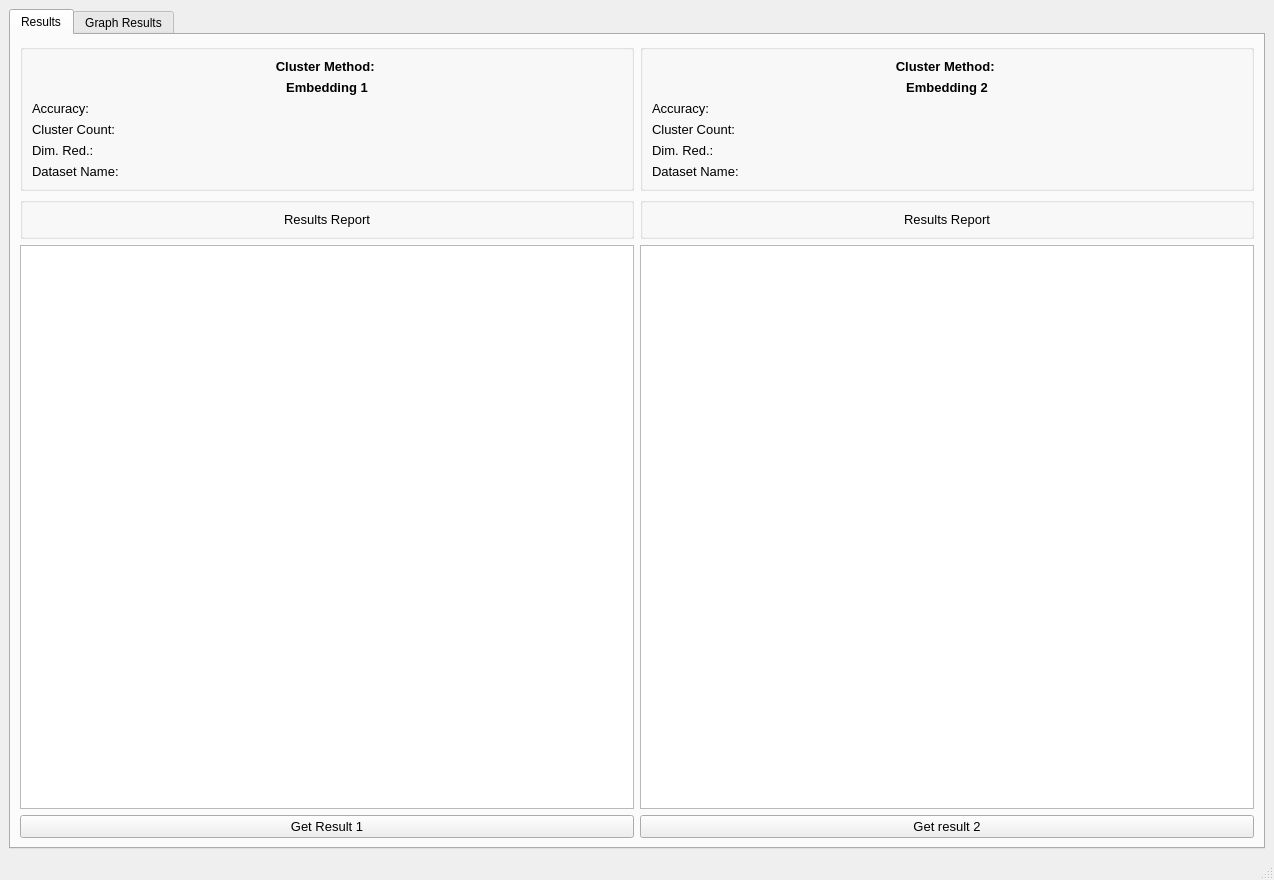
<?xml version="1.0" encoding="UTF-8"?>
<ui version="4.0">
 <class>MainWindow</class>
 <widget class="QMainWindow" name="MainWindow">
  <property name="geometry">
   <rect>
    <x>0</x>
    <y>0</y>
    <width>1274</width>
    <height>880</height>
   </rect>
  </property>
  <property name="windowTitle">
   <string>MainWindow</string>
  </property>
  <widget class="QWidget" name="centralwidget">
   <layout class="QGridLayout" name="gridLayout">
    <item row="0" column="1">
     <widget class="QTabWidget" name="tabWidget">
      <property name="currentIndex">
       <number>0</number>
      </property>
      <widget class="QWidget" name="tab">
       <attribute name="title">
        <string>Results</string>
       </attribute>
       <layout class="QGridLayout" name="gridLayout_9">
        <item row="3" column="1">
         <layout class="QVBoxLayout" name="verticalLayout">
          <item>
           <widget class="QTableWidget" name="tableWidget_2">
            <property name="sizePolicy">
             <sizepolicy hsizetype="Expanding" vsizetype="Expanding">
              <horstretch>0</horstretch>
              <verstretch>0</verstretch>
             </sizepolicy>
            </property>
           </widget>
          </item>
         </layout>
        </item>
        <item row="1" column="0">
         <widget class="QGroupBox" name="groupBox_3">
          <property name="sizePolicy">
           <sizepolicy hsizetype="Preferred" vsizetype="Minimum">
            <horstretch>0</horstretch>
            <verstretch>0</verstretch>
           </sizepolicy>
          </property>
          <property name="title">
           <string/>
          </property>
          <layout class="QGridLayout" name="gridLayout_5">
           <item row="0" column="0">
            <layout class="QVBoxLayout" name="verticalLayout_4">
             <item>
              <widget class="QLabel" name="label_res_report1">
               <property name="sizePolicy">
                <sizepolicy hsizetype="Expanding" vsizetype="Minimum">
                 <horstretch>0</horstretch>
                 <verstretch>0</verstretch>
                </sizepolicy>
               </property>
               <property name="font">
                <font>
                 <pointsize>10</pointsize>
                 <weight>50</weight>
                 <bold>false</bold>
                </font>
               </property>
               <property name="mouseTracking">
                <bool>false</bool>
               </property>
               <property name="text">
                <string>Results Report</string>
               </property>
               <property name="alignment">
                <set>Qt::AlignCenter</set>
               </property>
               <property name="margin">
                <number>4</number>
               </property>
              </widget>
             </item>
            </layout>
           </item>
          </layout>
         </widget>
        </item>
        <item row="1" column="1">
         <widget class="QGroupBox" name="groupBox_7">
          <property name="sizePolicy">
           <sizepolicy hsizetype="Preferred" vsizetype="Preferred">
            <horstretch>0</horstretch>
            <verstretch>0</verstretch>
           </sizepolicy>
          </property>
          <property name="title">
           <string/>
          </property>
          <layout class="QGridLayout" name="gridLayout_8">
           <item row="0" column="0">
            <layout class="QVBoxLayout" name="verticalLayout_7">
             <item>
              <widget class="QLabel" name="label_res_report2">
               <property name="sizePolicy">
                <sizepolicy hsizetype="Expanding" vsizetype="Minimum">
                 <horstretch>0</horstretch>
                 <verstretch>0</verstretch>
                </sizepolicy>
               </property>
               <property name="font">
                <font>
                 <pointsize>10</pointsize>
                 <weight>50</weight>
                 <bold>false</bold>
                </font>
               </property>
               <property name="mouseTracking">
                <bool>false</bool>
               </property>
               <property name="text">
                <string>Results Report</string>
               </property>
               <property name="alignment">
                <set>Qt::AlignCenter</set>
               </property>
               <property name="margin">
                <number>4</number>
               </property>
              </widget>
             </item>
            </layout>
           </item>
          </layout>
         </widget>
        </item>
        <item row="0" column="0">
         <widget class="QGroupBox" name="groupBox_embed1">
          <property name="sizePolicy">
           <sizepolicy hsizetype="Preferred" vsizetype="Preferred">
            <horstretch>0</horstretch>
            <verstretch>0</verstretch>
           </sizepolicy>
          </property>
          <property name="title">
           <string/>
          </property>
          <layout class="QGridLayout" name="gridLayout_7">
           <item row="0" column="0">
            <layout class="QVBoxLayout" name="verticalLayout_6">
             <item>
              <widget class="QLabel" name="label_cluster_method_1">
               <property name="sizePolicy">
                <sizepolicy hsizetype="Expanding" vsizetype="Minimum">
                 <horstretch>0</horstretch>
                 <verstretch>0</verstretch>
                </sizepolicy>
               </property>
               <property name="font">
                <font>
                 <pointsize>10</pointsize>
                 <weight>75</weight>
                 <bold>true</bold>
                </font>
               </property>
               <property name="mouseTracking">
                <bool>false</bool>
               </property>
               <property name="text">
                <string>Cluster Method: </string>
               </property>
               <property name="alignment">
                <set>Qt::AlignCenter</set>
               </property>
               <property name="margin">
                <number>0</number>
               </property>
              </widget>
             </item>
             <item>
              <widget class="QLabel" name="label_embedding_1">
               <property name="font">
                <font>
                 <pointsize>10</pointsize>
                 <weight>75</weight>
                 <bold>true</bold>
                </font>
               </property>
               <property name="text">
                <string>Embedding 1</string>
               </property>
               <property name="alignment">
                <set>Qt::AlignCenter</set>
               </property>
              </widget>
             </item>
             <item>
              <widget class="QLabel" name="label_accuracy_1">
               <property name="font">
                <font>
                 <pointsize>10</pointsize>
                 <weight>50</weight>
                 <bold>false</bold>
                </font>
               </property>
               <property name="text">
                <string>Accuracy: </string>
               </property>
              </widget>
             </item>
             <item>
              <widget class="QLabel" name="label_cluster_count_1">
               <property name="sizePolicy">
                <sizepolicy hsizetype="Expanding" vsizetype="Minimum">
                 <horstretch>0</horstretch>
                 <verstretch>0</verstretch>
                </sizepolicy>
               </property>
               <property name="font">
                <font>
                 <pointsize>10</pointsize>
                 <weight>50</weight>
                 <bold>false</bold>
                </font>
               </property>
               <property name="mouseTracking">
                <bool>false</bool>
               </property>
               <property name="text">
                <string>Cluster Count: </string>
               </property>
               <property name="margin">
                <number>0</number>
               </property>
              </widget>
             </item>
             <item>
              <widget class="QLabel" name="label_dimension_reducer_1">
               <property name="sizePolicy">
                <sizepolicy hsizetype="Expanding" vsizetype="Minimum">
                 <horstretch>0</horstretch>
                 <verstretch>0</verstretch>
                </sizepolicy>
               </property>
               <property name="font">
                <font>
                 <pointsize>10</pointsize>
                 <weight>50</weight>
                 <bold>false</bold>
                </font>
               </property>
               <property name="mouseTracking">
                <bool>false</bool>
               </property>
               <property name="text">
                <string>Dim. Red.:</string>
               </property>
               <property name="margin">
                <number>0</number>
               </property>
              </widget>
             </item>
             <item>
              <widget class="QLabel" name="label_dataset_name_1">
               <property name="sizePolicy">
                <sizepolicy hsizetype="Expanding" vsizetype="Minimum">
                 <horstretch>0</horstretch>
                 <verstretch>0</verstretch>
                </sizepolicy>
               </property>
               <property name="font">
                <font>
                 <pointsize>10</pointsize>
                 <weight>50</weight>
                 <bold>false</bold>
                </font>
               </property>
               <property name="mouseTracking">
                <bool>false</bool>
               </property>
               <property name="text">
                <string>Dataset Name:</string>
               </property>
               <property name="margin">
                <number>0</number>
               </property>
              </widget>
             </item>
            </layout>
           </item>
          </layout>
         </widget>
        </item>
        <item row="3" column="0">
         <layout class="QVBoxLayout" name="verticalLayout_2">
          <item>
           <widget class="QTableWidget" name="tableWidget_1">
            <property name="sizePolicy">
             <sizepolicy hsizetype="Expanding" vsizetype="Expanding">
              <horstretch>0</horstretch>
              <verstretch>0</verstretch>
             </sizepolicy>
            </property>
           </widget>
          </item>
         </layout>
        </item>
        <item row="0" column="1">
         <widget class="QGroupBox" name="groupBox_embed2">
          <property name="sizePolicy">
           <sizepolicy hsizetype="Preferred" vsizetype="Minimum">
            <horstretch>0</horstretch>
            <verstretch>0</verstretch>
           </sizepolicy>
          </property>
          <property name="title">
           <string/>
          </property>
          <layout class="QGridLayout" name="gridLayout_6">
           <item row="0" column="0">
            <layout class="QVBoxLayout" name="verticalLayout_5">
             <item>
              <widget class="QLabel" name="label_cluster_method_2">
               <property name="sizePolicy">
                <sizepolicy hsizetype="Expanding" vsizetype="Minimum">
                 <horstretch>0</horstretch>
                 <verstretch>0</verstretch>
                </sizepolicy>
               </property>
               <property name="font">
                <font>
                 <pointsize>10</pointsize>
                 <weight>75</weight>
                 <bold>true</bold>
                </font>
               </property>
               <property name="mouseTracking">
                <bool>false</bool>
               </property>
               <property name="text">
                <string>Cluster Method: </string>
               </property>
               <property name="alignment">
                <set>Qt::AlignCenter</set>
               </property>
               <property name="margin">
                <number>0</number>
               </property>
              </widget>
             </item>
             <item>
              <widget class="QLabel" name="label_embedding_2">
               <property name="font">
                <font>
                 <pointsize>10</pointsize>
                 <weight>75</weight>
                 <bold>true</bold>
                </font>
               </property>
               <property name="text">
                <string>Embedding 2</string>
               </property>
               <property name="alignment">
                <set>Qt::AlignCenter</set>
               </property>
              </widget>
             </item>
             <item>
              <widget class="QLabel" name="label_accuracy_2">
               <property name="font">
                <font>
                 <pointsize>10</pointsize>
                </font>
               </property>
               <property name="text">
                <string>Accuracy:</string>
               </property>
              </widget>
             </item>
             <item>
              <widget class="QLabel" name="label_cluster_count_2">
               <property name="sizePolicy">
                <sizepolicy hsizetype="Expanding" vsizetype="Minimum">
                 <horstretch>0</horstretch>
                 <verstretch>0</verstretch>
                </sizepolicy>
               </property>
               <property name="font">
                <font>
                 <pointsize>10</pointsize>
                 <weight>50</weight>
                 <bold>false</bold>
                </font>
               </property>
               <property name="mouseTracking">
                <bool>false</bool>
               </property>
               <property name="text">
                <string>Cluster Count: </string>
               </property>
               <property name="margin">
                <number>0</number>
               </property>
              </widget>
             </item>
             <item>
              <widget class="QLabel" name="label_dimension_reducer_2">
               <property name="sizePolicy">
                <sizepolicy hsizetype="Expanding" vsizetype="Minimum">
                 <horstretch>0</horstretch>
                 <verstretch>0</verstretch>
                </sizepolicy>
               </property>
               <property name="font">
                <font>
                 <pointsize>10</pointsize>
                 <weight>50</weight>
                 <bold>false</bold>
                </font>
               </property>
               <property name="mouseTracking">
                <bool>false</bool>
               </property>
               <property name="text">
                <string>Dim. Red.:</string>
               </property>
               <property name="margin">
                <number>0</number>
               </property>
              </widget>
             </item>
             <item>
              <widget class="QLabel" name="label_dataset_name_2">
               <property name="sizePolicy">
                <sizepolicy hsizetype="Expanding" vsizetype="Minimum">
                 <horstretch>0</horstretch>
                 <verstretch>0</verstretch>
                </sizepolicy>
               </property>
               <property name="font">
                <font>
                 <pointsize>10</pointsize>
                 <weight>50</weight>
                 <bold>false</bold>
                </font>
               </property>
               <property name="mouseTracking">
                <bool>false</bool>
               </property>
               <property name="text">
                <string>Dataset Name:</string>
               </property>
               <property name="margin">
                <number>0</number>
               </property>
              </widget>
             </item>
            </layout>
           </item>
          </layout>
         </widget>
        </item>
        <item row="4" column="1">
         <widget class="QPushButton" name="pushButton_get_result2">
          <property name="font">
           <font>
            <pointsize>10</pointsize>
           </font>
          </property>
          <property name="text">
           <string>Get result 2</string>
          </property>
         </widget>
        </item>
        <item row="4" column="0">
         <widget class="QPushButton" name="pushButton_get_result1">
          <property name="font">
           <font>
            <pointsize>10</pointsize>
           </font>
          </property>
          <property name="text">
           <string>Get Result 1</string>
          </property>
         </widget>
        </item>
       </layout>
      </widget>
      <widget class="QWidget" name="tab_2">
       <attribute name="title">
        <string>Graph Results</string>
       </attribute>
       <layout class="QGridLayout" name="gridLayout_12">
        <item row="0" column="0">
         <widget class="QGroupBox" name="groupBox_embed1_2">
          <property name="sizePolicy">
           <sizepolicy hsizetype="Preferred" vsizetype="Preferred">
            <horstretch>0</horstretch>
            <verstretch>0</verstretch>
           </sizepolicy>
          </property>
          <property name="title">
           <string/>
          </property>
          <layout class="QGridLayout" name="gridLayout_10">
           <item row="0" column="0">
            <layout class="QVBoxLayout" name="verticalLayout_8">
             <item>
              <widget class="QLabel" name="label_cluster_method_tab2_1">
               <property name="sizePolicy">
                <sizepolicy hsizetype="Expanding" vsizetype="Minimum">
                 <horstretch>0</horstretch>
                 <verstretch>0</verstretch>
                </sizepolicy>
               </property>
               <property name="font">
                <font>
                 <pointsize>10</pointsize>
                 <weight>75</weight>
                 <bold>true</bold>
                </font>
               </property>
               <property name="mouseTracking">
                <bool>false</bool>
               </property>
               <property name="text">
                <string>Cluster Method: </string>
               </property>
               <property name="alignment">
                <set>Qt::AlignCenter</set>
               </property>
               <property name="margin">
                <number>0</number>
               </property>
              </widget>
             </item>
             <item>
              <widget class="QLabel" name="label_embedding_tab2_1">
               <property name="font">
                <font>
                 <pointsize>10</pointsize>
                 <weight>75</weight>
                 <bold>true</bold>
                </font>
               </property>
               <property name="text">
                <string>Embedding 1</string>
               </property>
               <property name="alignment">
                <set>Qt::AlignCenter</set>
               </property>
              </widget>
             </item>
             <item>
              <widget class="QLabel" name="label_cluster_count_tab2_1">
               <property name="sizePolicy">
                <sizepolicy hsizetype="Expanding" vsizetype="Minimum">
                 <horstretch>0</horstretch>
                 <verstretch>0</verstretch>
                </sizepolicy>
               </property>
               <property name="font">
                <font>
                 <pointsize>10</pointsize>
                 <weight>50</weight>
                 <bold>false</bold>
                </font>
               </property>
               <property name="mouseTracking">
                <bool>false</bool>
               </property>
               <property name="text">
                <string>Cluster Count: </string>
               </property>
               <property name="margin">
                <number>0</number>
               </property>
              </widget>
             </item>
             <item>
              <widget class="QLabel" name="label_dimension_reducer_tab2_1">
               <property name="sizePolicy">
                <sizepolicy hsizetype="Expanding" vsizetype="Minimum">
                 <horstretch>0</horstretch>
                 <verstretch>0</verstretch>
                </sizepolicy>
               </property>
               <property name="font">
                <font>
                 <pointsize>10</pointsize>
                 <weight>50</weight>
                 <bold>false</bold>
                </font>
               </property>
               <property name="mouseTracking">
                <bool>false</bool>
               </property>
               <property name="text">
                <string>Dim. Red.:</string>
               </property>
               <property name="margin">
                <number>0</number>
               </property>
              </widget>
             </item>
             <item>
              <widget class="QLabel" name="label_dataset_name_tab2_1">
               <property name="sizePolicy">
                <sizepolicy hsizetype="Expanding" vsizetype="Minimum">
                 <horstretch>0</horstretch>
                 <verstretch>0</verstretch>
                </sizepolicy>
               </property>
               <property name="font">
                <font>
                 <pointsize>10</pointsize>
                 <weight>50</weight>
                 <bold>false</bold>
                </font>
               </property>
               <property name="mouseTracking">
                <bool>false</bool>
               </property>
               <property name="text">
                <string>Dataset Name:</string>
               </property>
               <property name="margin">
                <number>0</number>
               </property>
              </widget>
             </item>
            </layout>
           </item>
          </layout>
         </widget>
        </item>
        <item row="0" column="1">
         <widget class="QGroupBox" name="groupBox_embed1_3">
          <property name="sizePolicy">
           <sizepolicy hsizetype="Preferred" vsizetype="Preferred">
            <horstretch>0</horstretch>
            <verstretch>0</verstretch>
           </sizepolicy>
          </property>
          <property name="title">
           <string/>
          </property>
          <layout class="QGridLayout" name="gridLayout_11">
           <item row="0" column="0">
            <layout class="QVBoxLayout" name="verticalLayout_9">
             <item>
              <widget class="QLabel" name="label_cluster_method_tab2_2">
               <property name="sizePolicy">
                <sizepolicy hsizetype="Expanding" vsizetype="Minimum">
                 <horstretch>0</horstretch>
                 <verstretch>0</verstretch>
                </sizepolicy>
               </property>
               <property name="font">
                <font>
                 <pointsize>10</pointsize>
                 <weight>75</weight>
                 <bold>true</bold>
                </font>
               </property>
               <property name="mouseTracking">
                <bool>false</bool>
               </property>
               <property name="text">
                <string>Cluster Method: </string>
               </property>
               <property name="alignment">
                <set>Qt::AlignCenter</set>
               </property>
               <property name="margin">
                <number>0</number>
               </property>
              </widget>
             </item>
             <item>
              <widget class="QLabel" name="label_embedding_tab2_2">
               <property name="font">
                <font>
                 <pointsize>10</pointsize>
                 <weight>75</weight>
                 <bold>true</bold>
                </font>
               </property>
               <property name="text">
                <string>Embedding 2</string>
               </property>
               <property name="alignment">
                <set>Qt::AlignCenter</set>
               </property>
              </widget>
             </item>
             <item>
              <widget class="QLabel" name="label_cluster_count_tab2_2">
               <property name="sizePolicy">
                <sizepolicy hsizetype="Expanding" vsizetype="Minimum">
                 <horstretch>0</horstretch>
                 <verstretch>0</verstretch>
                </sizepolicy>
               </property>
               <property name="font">
                <font>
                 <pointsize>10</pointsize>
                 <weight>50</weight>
                 <bold>false</bold>
                </font>
               </property>
               <property name="mouseTracking">
                <bool>false</bool>
               </property>
               <property name="text">
                <string>Cluster Count: </string>
               </property>
               <property name="margin">
                <number>0</number>
               </property>
              </widget>
             </item>
             <item>
              <widget class="QLabel" name="label_dimension_reducer_tab2_2">
               <property name="sizePolicy">
                <sizepolicy hsizetype="Expanding" vsizetype="Minimum">
                 <horstretch>0</horstretch>
                 <verstretch>0</verstretch>
                </sizepolicy>
               </property>
               <property name="font">
                <font>
                 <pointsize>10</pointsize>
                 <weight>50</weight>
                 <bold>false</bold>
                </font>
               </property>
               <property name="mouseTracking">
                <bool>false</bool>
               </property>
               <property name="text">
                <string>Dim. Red.:</string>
               </property>
               <property name="margin">
                <number>0</number>
               </property>
              </widget>
             </item>
             <item>
              <widget class="QLabel" name="label_dataset_name_tab2_2">
               <property name="sizePolicy">
                <sizepolicy hsizetype="Expanding" vsizetype="Minimum">
                 <horstretch>0</horstretch>
                 <verstretch>0</verstretch>
                </sizepolicy>
               </property>
               <property name="font">
                <font>
                 <pointsize>10</pointsize>
                 <weight>50</weight>
                 <bold>false</bold>
                </font>
               </property>
               <property name="mouseTracking">
                <bool>false</bool>
               </property>
               <property name="text">
                <string>Dataset Name:</string>
               </property>
               <property name="margin">
                <number>0</number>
               </property>
              </widget>
             </item>
            </layout>
           </item>
          </layout>
         </widget>
        </item>
        <item row="1" column="0">
         <widget class="QGroupBox" name="groupBox">
          <property name="sizePolicy">
           <sizepolicy hsizetype="Expanding" vsizetype="Expanding">
            <horstretch>0</horstretch>
            <verstretch>0</verstretch>
           </sizepolicy>
          </property>
          <property name="title">
           <string/>
          </property>
          <layout class="QGridLayout" name="gridLayout_3">
           <item row="1" column="0">
            <layout class="QGridLayout" name="gridLayout_1"/>
           </item>
          </layout>
         </widget>
        </item>
        <item row="1" column="1">
         <widget class="QGroupBox" name="groupBox_2">
          <property name="sizePolicy">
           <sizepolicy hsizetype="Expanding" vsizetype="Expanding">
            <horstretch>0</horstretch>
            <verstretch>0</verstretch>
           </sizepolicy>
          </property>
          <property name="title">
           <string/>
          </property>
          <layout class="QGridLayout" name="gridLayout_4">
           <item row="0" column="0">
            <layout class="QGridLayout" name="gridLayout_2"/>
           </item>
          </layout>
         </widget>
        </item>
        <item row="3" column="0">
         <widget class="QPushButton" name="pushButton_estimated_res1">
          <property name="font">
           <font>
            <pointsize>10</pointsize>
           </font>
          </property>
          <property name="text">
           <string>estimated labels1</string>
          </property>
         </widget>
        </item>
        <item row="3" column="1">
         <widget class="QPushButton" name="pushButton_estimated_res2">
          <property name="font">
           <font>
            <pointsize>10</pointsize>
           </font>
          </property>
          <property name="text">
           <string>estimated labels2</string>
          </property>
         </widget>
        </item>
        <item row="2" column="0">
         <widget class="QPushButton" name="pushButton_label_res1">
          <property name="font">
           <font>
            <pointsize>10</pointsize>
           </font>
          </property>
          <property name="text">
           <string>labels1</string>
          </property>
         </widget>
        </item>
        <item row="2" column="1">
         <widget class="QPushButton" name="pushButton_label_res2">
          <property name="font">
           <font>
            <pointsize>10</pointsize>
           </font>
          </property>
          <property name="text">
           <string>labels2</string>
          </property>
         </widget>
        </item>
       </layout>
      </widget>
     </widget>
    </item>
   </layout>
  </widget>
  <widget class="QMenuBar" name="menubar">
   <property name="geometry">
    <rect>
     <x>0</x>
     <y>0</y>
     <width>1274</width>
     <height>26</height>
    </rect>
   </property>
  </widget>
  <widget class="QStatusBar" name="statusbar"/>
 </widget>
 <resources/>
 <connections/>
</ui>
